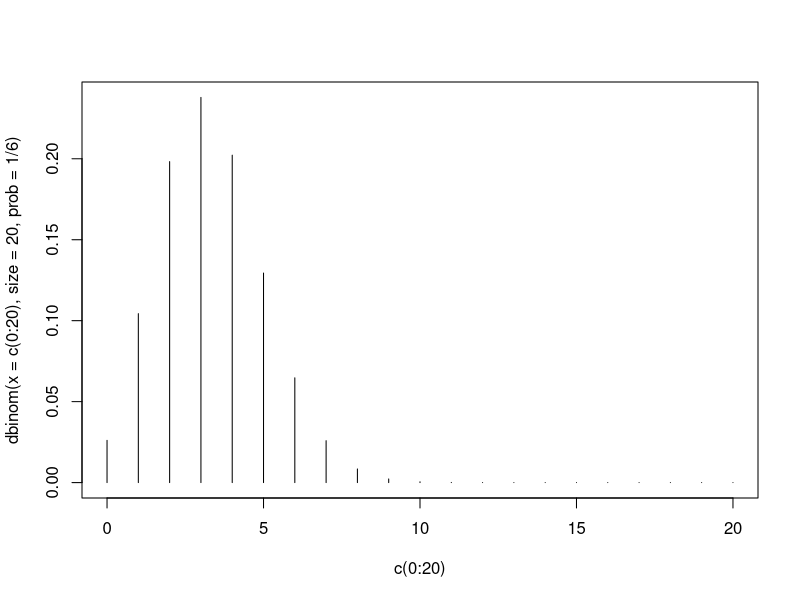
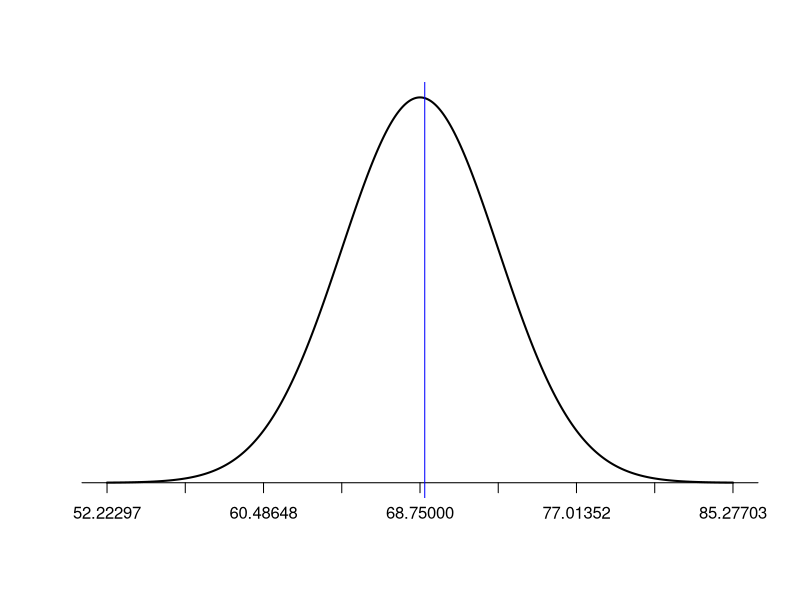
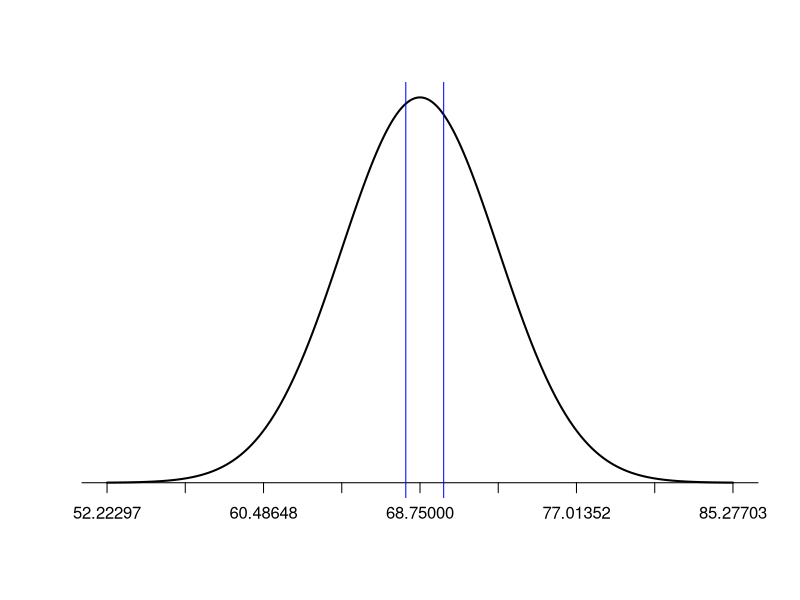

The R script that drew these images, in order:
## ---- chunk 1

#Let's recreate our marble example in R! We'd rather not write out the color or each marble by hand; instead, we can create a vector with each of the marble colors, and tell R how many of each color to include in our final vector, like this:

marbles <- rep(c("blue", "green", "red"), time = c(3, 5, 2))
marbles

#The 'rep' function is really useful here. Let's see if our vector matches the example from the lecture:

#rep is the replicate function used in a vector.  In the marbles vector we are repeating the amount of colors x amount of times.  3 for blue marbles, 5 for green, and 2 for red. 

marbles

## ---- chunk 2
#if we want to know the frequency of each marble color in our bag of marble, we can use the table() function from base R:

table(marbles)

#we can also get the proportions using the table function inside of the function prop.table()

prop.table(table(marbles))

#the proportion table calculates the proportions, X out of total (x/Total) (3 blue marbles/10 total marbles)
## ---- chunk 3
#Looks good so far! If I want to draw a sample (at random) from my bag of marbles, I can use the sample() command
#The syntax works like this: first, I have to tell R which object to draw the sample from, and then I have to tell R how many values to include in the sample. Like this:

sample(marbles, 2)
#sample function (vector name, how many values in the sample)

sample(marbles, 2)

#What happens if I run it again?
sample(marbles, 2)

#run the sample a few times to see how it changes


## ---- chunk 4

#I can run this code over and over again, and I might get a different sample every time! What if I wanted to make sure the sample doesn't change? This is helpful, for example, if I want others to be able to reproduce my code. I can use a function called set.seed() to tell R to use the same random result every time, like this:

set.seed(100)

sample(marbles, 3)

#Run both lines of code at the same time.   You can put any number you want in the set.seed() function - the trick is to use the same number if you want any two results from a sample function or random number generator to be the same. 

#the set.seed is starting from the same "place" (or is like rolling the dice the same way) every time.  The sample is still "random" but the results will remain consistent. In future assignments, I will tell you what number should be included in set.seed so your results will be consistent with the key.

## ---- chunk 5

#What happens if I draw a marble from the bag ten times? Will my draws match the ten marbles that are in the bag? What do you think? Look at the documentation for the sample function, and tell me what you think! No looking ahead!

?sample

sample1 <- sample(marbles, 10)
sample1
marbles
#new vector made from taking a sample of the vector marbles, 10 marbles total
#sample(x, size, replace = FALSE)
#in this function x= vector name, size is the number of objects, replace refers to if you are putting objects back after each round.  If you are replacing it, set replicate to true. if not, set replace to false. In future questions, I will tell you whether or not to replace the objects. 

table(sample1)

## ---- chunk 6
#Let's try this another way, using the replace argument from the sample function

set.seed(100)

sample2 <- sample(marbles, 10, replace = T)

table(sample2)

#if you don't set the seed, the values in the vector table will change
## ---- chunk 7
#Do you understand why the two results are different? In one sample, we didn't replace the marbles in the bag after each draw - this is known as a sample without replacement. In the other, we did replace the marbles. 

#If we replace the marbles in the bag every time, then our ten draws may not be the same as the ten marbles in the bag. However, we know that, as our number of draws approaches infinity, the frequency of drawing a color (e.g. blue) will converge to the frequency of that color marble (blue marbles) in the bag. In other words, if 30% of marbles in our bag are blue, as the number of draws from the bag becomes infinitely large, 30% of our draws should also be blue. But we can't draw from a bag infinite times! How can we test this using R?

#One way is to use a Monte Carlo simulation - this essentially entails repeating an experiment a large number of times so that the result approximates infinite draws. In other words, what if we repeated our ten draws 1,000 times? What about 10,000 or 100,000 times? What would the frequency of blue marbles be then? We can do this using the replicate() function

#think about the frequency graph from the powerpoint. The first few times, the frequency of draws for each marble  from the sample would be all over the place. As the number of trials increases towards infinity, the frequency for each marble draw should get closer to the original proportions. In this instance the original proportions were .3 for blue, .2 for red, and .5 for green. 


#tell R how many times to repeat the sample by saving the number as t
t <- 1000

#remember to use the replace argument for the ten draws
set.seed(1)
events <- replicate(1000, sample(marbles, 10, replace = T))

events <- replicate(t, sample(marbles, 10, replace = T))

events

#new vector name created by using the replicate function (how many times the event is repeated, using the sample made from the vector marbles, the total number of marbles is 10, and it is replaced every time)
## ---- chunk 8

#Let's inspect our result! Did we get 30% blue marbles?

prop.table(table(events))


## ---- chunk 9
#That last result looked pretty good already! What if we repeat the experiment 100,000 times?
#It's a litle bit closer this time! It will take a few secionds because it is repeating the draws a large amount of times
set.seed(1)

t <- 100000

events <- replicate(t, sample(marbles, 10, replace = T))

prop.table(table(events))
## ---- chunk 10
#Using the dice example from the lecture, let's find the probability of rolling five 3's, N = 20 and theta = 0.167

#x. This is a number, or vector of numbers, specifying the outcomes whose probability you’re trying to calculate.
#size. This is a number telling R the size of the experiment.
#prob. This is the success probability for any one trial in the experiment.

dbinom( x = 5, size = 20, prob = 1/6 )
#exact probability outcome, binomial, x= the amount of successes, size= how many trials, prob = theta, the probability of 1 successful outcome

dbinom (x = 5, size = 20, prob = 1/6)

#it is binomial because we only have 2 options, either it is successful or it isn't
## ---- chunk 11
plot(c(0:20), dbinom( x = c(0:20), size = 20, prob = 1/6 ), type = 'h')
#h stands for histogram like plot, you will not need to do this in an assignment
## ---- chunk 12
#What if I want to know the probability of rolling 5 or fewer 3's? This is where pbinom comes into play!

pbinom( q= 5, size = 20, prob = 1/6)
#pbinom--want to know 5 or fewer successes, out of 20 trials, with the probability of 1 success
#p is because we are referring to a cumulative probability (five 3s, four 3s, three 3s etc), binom is because you only have two options, either you roll a 3 or you do not.

#percentile is used for comparison, the higher the percentile, the higher you are compared to others.  eg. if you scored in the 80th percentile on a test, you scored higher than 80% of test takers.
## ---- chunk 13
pbinom( q= 3, size = 20, prob = 1/6)

## ---- chunk 14

height <- c(62, 65, 70, 72, 67, 75, 68, 71)

#Based on this data, and assuming a normal distribution, what is the probability that a random person from this population where this sample comes from is 69 inches tall or shorter?

#First, let's look at the mean and sd:
mean(height)

sd(height)

pnorm(69, mean = mean(height), sd = sd(height))


## ---- chunk 15
#define population mean and standard deviation
population_mean <- mean(height)
population_sd <- sd(height)
#these are the values that we just calculated

#define upper and lower bound (these are the maximum and minimums ranges for your distribution)
lower_bound <- population_mean - population_sd
upper_bound <- population_mean + population_sd

#Create a sequence of 1000 x values based on population mean and standard deviation
x <- seq(-4, 4, length = 1000) * population_sd + population_mean 
#now we have 1,000 continuous values between 52 and 85. -4 to 4 refers to the number of standard deviations above and below the mean. 


#create a vector of values that shows the height of the probability distribution
#for each value in x (x being the 1,000 values of heights)
y <- dnorm(x, population_mean, population_sd)

#plot normal distribution with customized x-axis labels
plot(x,y, type = "l", lwd = 2, axes = FALSE, xlab = "", ylab = "")
sd_axis_bounds = 5
axis_bounds <- seq(-sd_axis_bounds * population_sd + population_mean,
                    sd_axis_bounds * population_sd + population_mean,
                    by = population_sd)
axis(side = 1, at = axis_bounds, pos = 0)
abline(v = 69, col = "blue")

#the blue line is at 69, to show where it falls iin the distribution
## ---- chunk 16
#What is the probability that a ramdom person from this population is between 68 and 70 inches tall?

pnorm(70, mean = mean(height), sd = sd(height))
pnorm(68, mean = mean(height), sd = sd(height))

(pnorm(70, mean = mean(height), sd = sd(height)) - pnorm(68, mean = mean(height), sd = sd(height)))

#because I am asking about a range, I use p and we are assuming a normal distribution. height is the vector we made a little earlier. So its calculating the probability of being 70 inches or shorter - the probability of being 68 inches or shorter
## ---- chunk 17
#we wanted to see the probability of the range between 68 and 70
plot(x,y, type = "l", lwd = 2, axes = FALSE, xlab = "", ylab = "")
sd_axis_bounds = 5
axis_bounds <- seq(-sd_axis_bounds * population_sd + population_mean,
                    sd_axis_bounds * population_sd + population_mean,
                    by = population_sd)
axis(side = 1, at = axis_bounds, pos = 0)
abline(v = 68, col = "blue")
abline(v = 70, col = "blue")
## ---- chunk 18
#What about the probability that a random person from this population where the sample comes from is taller than 70 inches?

1 - pnorm(70, mean = mean(height), sd = sd(height))

